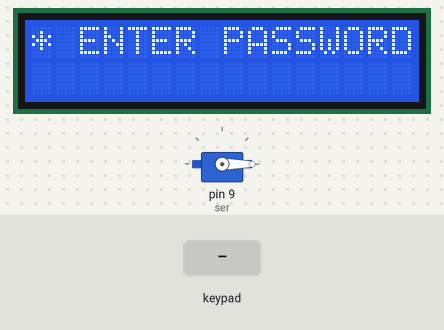
This sketch was run on a simulated Arduino Uno, built with avr-gcc and run on an emulated ATmega328P. Shown: 16×2 character LCD, servo. Inputs (shaded band) come from the test bench.

Above: at 1.2 s.
1.3 s: keypad keys 1 2 3 4 pressed 0.4 s apart
At 2.78 s:
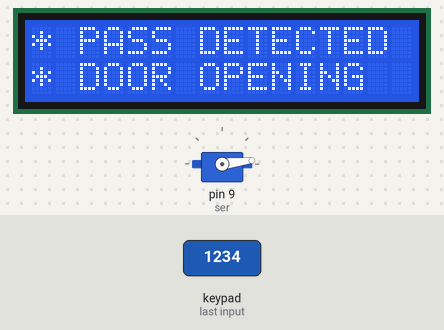
5.0 s: key '*' pressed
7.7 s: key '#' pressed
At 8.6 s:
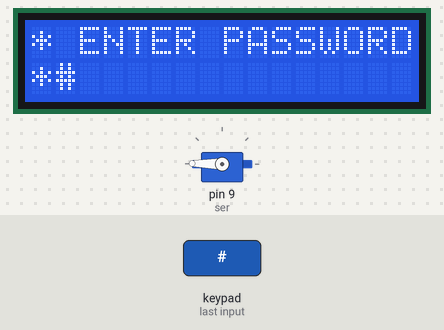
9.4 s: keypad keys 5 6 7 * pressed 0.4 s apart
At 11.0 s:
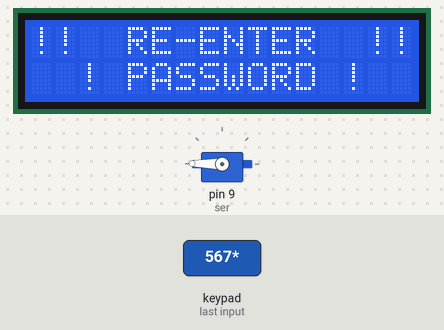
Timing chart, 0 to 12.5 s (numbered marks = the images above; inputs shaded):
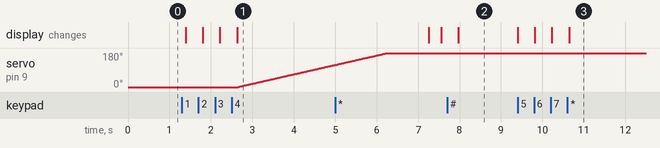

Measured:
- after the input at 1.3 s, servo on pin 9 (ser): moves from 0° to 117° over 2.3 s, starting after 1.4 s; the display: first changes after 0.10 s (image 1 shows a later state)
- after the input at 7.7 s, the display: changes after 0.27 s (image 2)
- after the input at 9.4 s, the display: first changes at once (image 3 shows a later state)

The sketch:

KEYPAD_LOCK.ino
```cpp
#include <Keypad.h>
#include <LiquidCrystal.h>
#include <Servo.h>

LiquidCrystal lcd(A0, A1, A2, A3, A4, A5);
Servo ser;

const byte r= 4;
const byte c = 3;
char keys[r][c]={
  {'1', '2', '3'},
  {'4', '5', '6'},
  {'7', '8', '9'},
  {'*', '0', '#'}
};
byte rPins[r] = {1, 2, 3, 4};
byte cPins[c] = {5, 6, 7};
Keypad kpad( makeKeymap(keys), rPins, cPins,r,c);

const char key[5]="1234";
char pass[5];
int i=0,j=0;
int state=0;

void setup()
{
  lcd.begin(16, 2);
  ser.attach(9);
  ser.write(0);
}

void loop()
{
  lcd.setCursor(0,0);
  lcd.print("* ENTER PASSWORD");
  delay(100);
  char num=kpad.getKey();
  if (num)
  {
         pass[i]=num;
         lcd.setCursor(i,1);
         lcd.print(num);
         i++;
         int* p=&i;
         cancel(num,p);/////////CANCEL A DIGIT OR CORRECT
    }

  /*if(num=='*'){
    //servoOff();
    i=0;
    lcd.clear();
    return;state=0;
    }*/

  if(i==4){
        pass[i]='\0';
        if(strcmp(pass,key)==0)
        {
           if(state==0)
             {
              open();
              state=1;
             }
          }
        else{
            lcd.clear();
            lcd.setCursor(0,0);
            lcd.print("!!  RE-ENTER  !!");
            lcd.setCursor(0,1);
            lcd.print("  ! PASSWORD !");
            delay(4000);
            state=0;
            lcd.clear();
            i=0;return;
        }
     }
}

void open(){
            lcd.clear();
            lcd.setCursor(0,0);
            lcd.print("* PASS DETECTED");
            lcd.setCursor(0,1);
            lcd.print("* DOOR OPENING");
            servoOn();
            delay(1000);
            lcd.clear();
            i=0;
}
void servoOn()
{
   for(j=0;j<180;j++)
   {
     ser.write(j);
     delay(20);
    }
    state=1;
  }

void servoOff()
{
   for(j=180;j>=0;j--)
     {
        ser.write(j);
        delay(20);
      }
}

void cancel(char num,int* p)
 {
    if(num=='#')
      i=i-2;
  }
```
